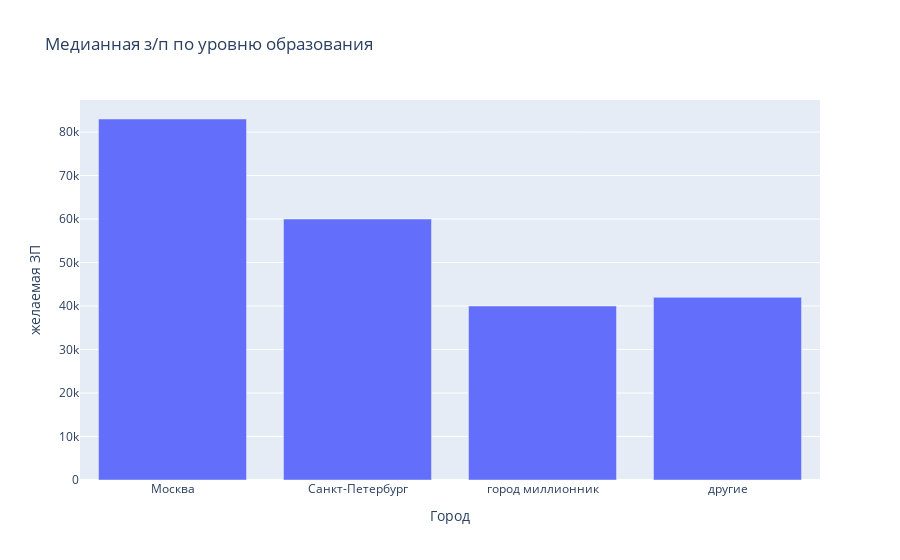

Notebook cell for this chart:
### Markdown cell above
5. Постройте диаграмму, которая показывает распределение желаемой заработной платы (**"ЗП (руб)"**) в зависимости от города (**"Город"**). Используйте для диаграммы данные о резюме, где желая заработная плата меньше 1 млн рублей.
*Сделайте выводы по полученной диаграмме: как соотносятся медианные уровни желаемой заработной платы и их размах в городах? Как вы считаете, важен ли признак города при прогнозировании заработной платы?*

### Code cell
bar_data = data_hh_work[data_hh_work['желаемая ЗП']<1e6].groupby('Город', as_index=False).median()
display(bar_data)

fig = px.bar(
    data_frame=bar_data,
    x='Город',
    y='желаемая ЗП',
    title='Медианная з/п по уровню образования'
)
fig.show()

### Figure 1 — Plotly figure (JSON) as saved in the notebook; plotly's stock layout.template omitted (floating-point values rounded to 4 significant figures)
{"data": [{"alignmentgroup": "True", "hovertemplate": "Город=%{x}<br>желаемая ЗП=%{y}<extra></extra>", "legendgroup": "", "marker": {"color": "#636efa", "pattern": {"shape": ""}}, "name": "", "offsetgroup": "", "orientation": "v", "showlegend": false, "textposition": "auto", "type": "bar", "x": ["Москва", "Санкт-Петербург", "город миллионник", "другие"], "xaxis": "x", "y": [83000, 60000, 40000, 42000], "yaxis": "y"}], "layout": {"barmode": "relative", "legend": {"tracegroupgap": 0}, "title": {"text": "Медианная з/п по уровню образования"}, "xaxis": {"anchor": "y", "domain": [0, 1], "title": {"text": "Город"}}, "yaxis": {"anchor": "x", "domain": [0, 1], "title": {"text": "желаемая ЗП"}}}}
